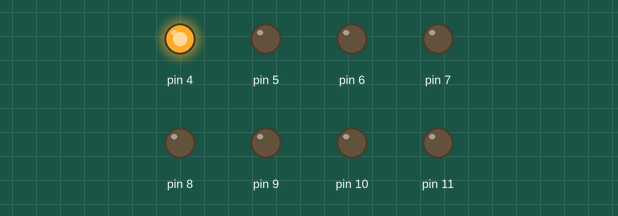
The sketch below on a simulated Arduino Uno, built with avr-gcc and run on an emulated ATmega328P. On the bench: output pins drawn as LEDs (lit = HIGH).

Above: at 0.12 s.
At 0.87 s:
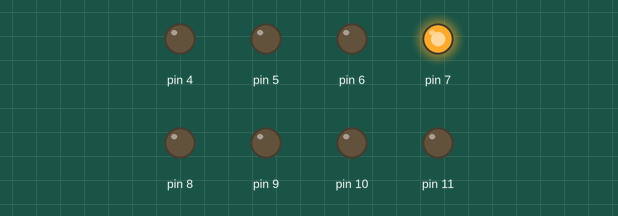
At 1.37 s:
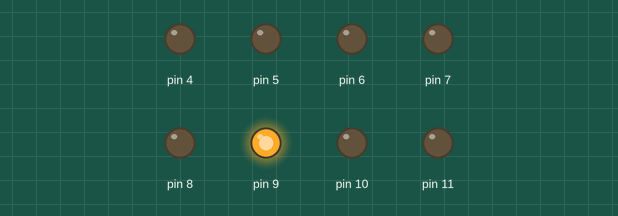
At 1.87 s:
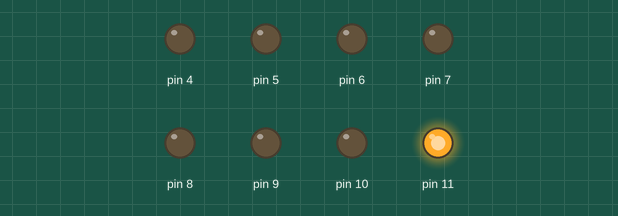
At 3.12 s:
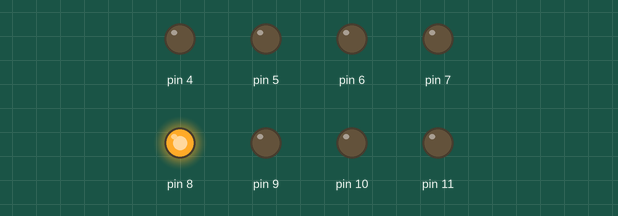
At 4.37 s:
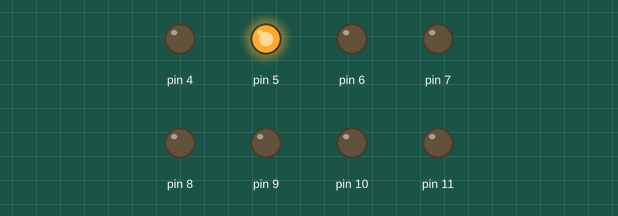
Timing chart, 0 to 4.7 s (numbered marks = the images above):
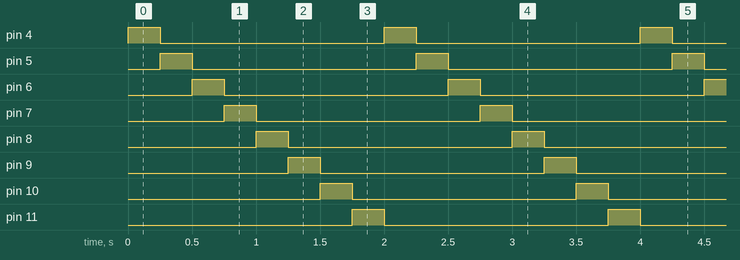

Measured:
- by itself, pin 4–11: alternates HIGH for 0.25 s and LOW for 1.8 s
- by itself, everything shown: repeats every 2.0 s, in 8 steps

The sketch:

0004-spinner.ino
```cpp
// create a variable to store delay
int delayTime = 250;

void setup() {

  // set all LED pins (2-9) as output
  for (int i = 4; i <= 11; i++) {
    pinMode(i, OUTPUT);
  }
}

void loop() {

  // for each LED (loop)
  for (int i = 4; i <= 11; i++) {

    // turn off all LEDs (nested loop)
    for (int j = 4; j <= 11; j++) {
      digitalWrite(j, LOW);
    }

    // turn on the next LED and wait
    digitalWrite(i, HIGH);
    delay(delayTime);
  }
}
```
